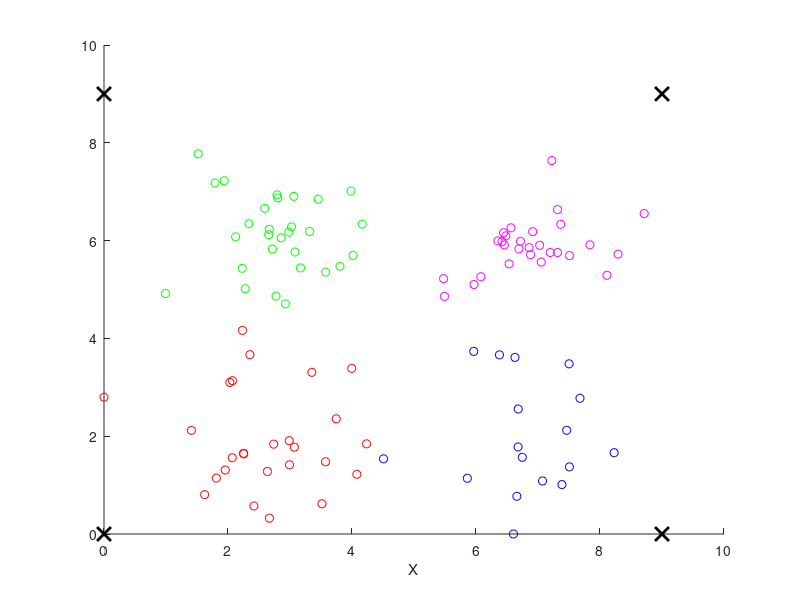

This chart was generated by the following MATLAB code:
% Number of data points in each cluster
n = 100; 

% Define the parameters for each cluster
mu = [-2 -2; -2 2; 2 -2; 2 2]; % Mean of each cluster (in 2D)
sigma = cat(3, [1 0; 0 1], [0.5 0; 0 0.5], [1 0; 0 1], [0.5 0; 0 0.5]); % Covariance matrix of each cluster (in 2D)
p = ones(1, 4) * 0.25; % Mixing proportion for each cluster

% Generate data points from the Gaussian mixture model
obj = gmdistribution(mu, sigma, p); % Create a Gaussian mixture model object
data = random(obj, n); % Generate random data points from the Gaussian mixture model

% Translate the data points to start at the origin (0,0)
data = bsxfun(@minus, data, min(data));

% Perform k-means clustering with 4 clusters
numClusters = 4;

C = [0 0; 0 9; 9 0; 9 9];
n = size(data, 1);
idx = zeros(1, n);
for i = 1:n
    distances = sqrt(sum((data(i,:) - C).^2, 2));
    [~, idx(i)] = min(distances);
end
%[idx, C] = kmeans_code(data, numClusters); % idx contains the cluster assignments, C contains the cluster centroids

% Plot the clustered data with different colors for each cluster
colors = ['r', 'g', 'b', 'm']; % Colors for each cluster
figure;
hold on;
for i = 1:numClusters
    clusterData = data(idx == i, :); % Extract data points belonging to current cluster
    scatter(clusterData(:,1), clusterData(:,2), [], colors(i)); % Scatter plot with different color for each cluster
end
scatter(C(:,1), C(:,2), 100, 'k', 'x', 'LineWidth', 2); % Plot cluster centroids as black crosses
xlabel('X'); % X-axis label
